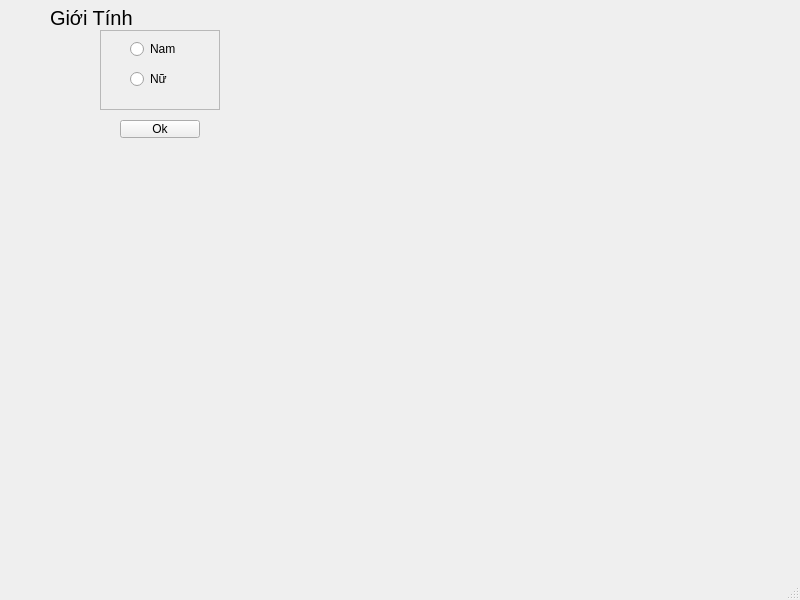
<?xml version="1.0" encoding="UTF-8"?>
<ui version="4.0">
 <class>MainWindow</class>
 <widget class="QMainWindow" name="MainWindow">
  <property name="geometry">
   <rect>
    <x>0</x>
    <y>0</y>
    <width>800</width>
    <height>600</height>
   </rect>
  </property>
  <property name="windowTitle">
   <string>MainWindow</string>
  </property>
  <widget class="QWidget" name="centralwidget">
   <widget class="QFrame" name="frame">
    <property name="geometry">
     <rect>
      <x>100</x>
      <y>30</y>
      <width>120</width>
      <height>80</height>
     </rect>
    </property>
    <property name="frameShape">
     <enum>QFrame::StyledPanel</enum>
    </property>
    <property name="frameShadow">
     <enum>QFrame::Raised</enum>
    </property>
    <widget class="QRadioButton" name="rd_boy">
     <property name="geometry">
      <rect>
       <x>30</x>
       <y>10</y>
       <width>69</width>
       <height>18</height>
      </rect>
     </property>
     <property name="text">
      <string>Nam</string>
     </property>
    </widget>
    <widget class="QRadioButton" name="rd_girl">
     <property name="geometry">
      <rect>
       <x>30</x>
       <y>40</y>
       <width>69</width>
       <height>18</height>
      </rect>
     </property>
     <property name="text">
      <string>Nữ</string>
     </property>
    </widget>
   </widget>
   <widget class="QLabel" name="lb_gender">
    <property name="geometry">
     <rect>
      <x>50</x>
      <y>10</y>
      <width>631</width>
      <height>16</height>
     </rect>
    </property>
    <property name="font">
     <font>
      <pointsize>15</pointsize>
     </font>
    </property>
    <property name="text">
     <string>Giới Tính</string>
    </property>
   </widget>
   <widget class="QPushButton" name="pushButton">
    <property name="geometry">
     <rect>
      <x>120</x>
      <y>120</y>
      <width>80</width>
      <height>18</height>
     </rect>
    </property>
    <property name="text">
     <string>Ok</string>
    </property>
   </widget>
  </widget>
  <widget class="QMenuBar" name="menubar">
   <property name="geometry">
    <rect>
     <x>0</x>
     <y>0</y>
     <width>800</width>
     <height>17</height>
    </rect>
   </property>
  </widget>
  <widget class="QStatusBar" name="statusbar"/>
 </widget>
 <resources/>
 <connections/>
</ui>
